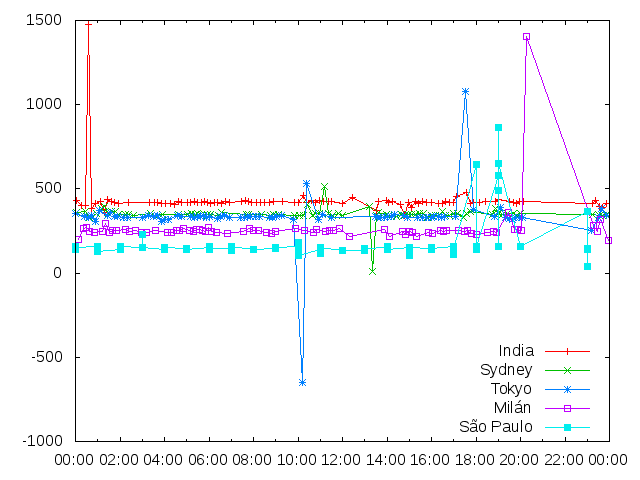

The script that saved this image:
set terminal png
set output "congestion.png"
set xdata time
set timefmt "%H:%M"
set format x "%H:%M"
set key bottom

plot "www.iitkgp.ac.in_congestion.dat" using 1:2 w linespoint title 'India', \
  "sydney.edu.au_congestion.dat" using 1:2 w linespoint title 'Sydney', \
  "www.u-tokyo.ac.jp_congestion.dat" using 1:2 w linespoint title 'Tokyo', \
  "www.unimi.it_congestion.dat" using 1:2 w linespoint title 'Milán', \
  "www5.usp.br_congestion.dat" using 1:2 w linespoint title 'São Paulo'
